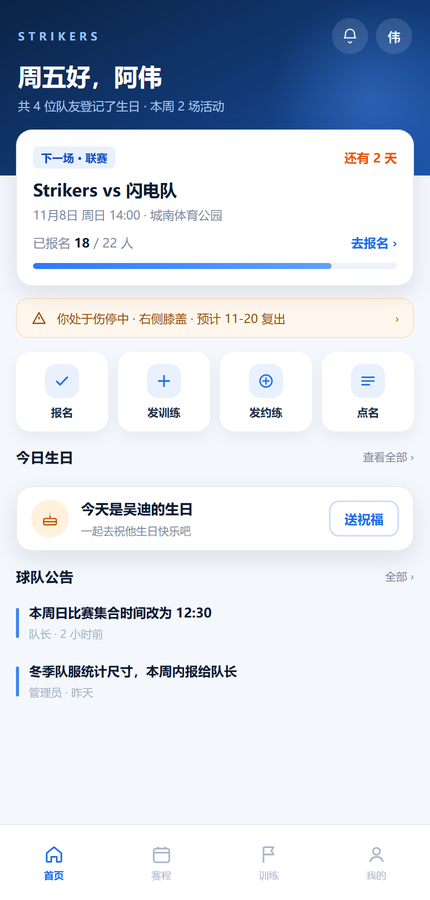
#> input picture prototype/out/screen_home.png, 430 x 900 px, given in place of raw_home.png, which was not available
$ python build_board.py
#> lines starting #> are read from the running program, lines starting #| are printed output that depends on the picture
# 把 shot.ps1 产出的 raw_*.png 裁成 430×900，并拼成一张总览图
from PIL import Image, ImageDraw, ImageFont
import os

ROOT = os.path.dirname(os.path.abspath(__file__))
OUT = os.path.join(ROOT, 'out')
W, H = 430, 900

SHOTS = [
    ('home', '首页'), ('schedule', '赛程'), ('training', '训练详情'), ('import', '接龙导入'),
    ('rollcall', '点名台'), ('match', '比赛报名'), ('me', '我的'), ('injury', '伤病档案'),
]

def font(size):
#> called with size = 17
    for f in (r'C:\Windows\Fonts\msyhbd.ttc', r'C:\Windows\Fonts\msyh.ttc', r'C:\Windows\Fonts\simhei.ttf'):
        if os.path.exists(f):
            try:
                return ImageFont.truetype(f, size)
            except Exception:
                pass
    return ImageFont.load_default()

f_label = font(17)
f_head = font(26)
f_sub = font(14)

imgs = {}
for key, label in SHOTS:
    p = os.path.join(OUT, 'raw_%s.png' % key)
    im = Image.open(p).convert('RGB').crop((0, 0, W * 2, H * 2)).resize((W, H), Image.LANCZOS)
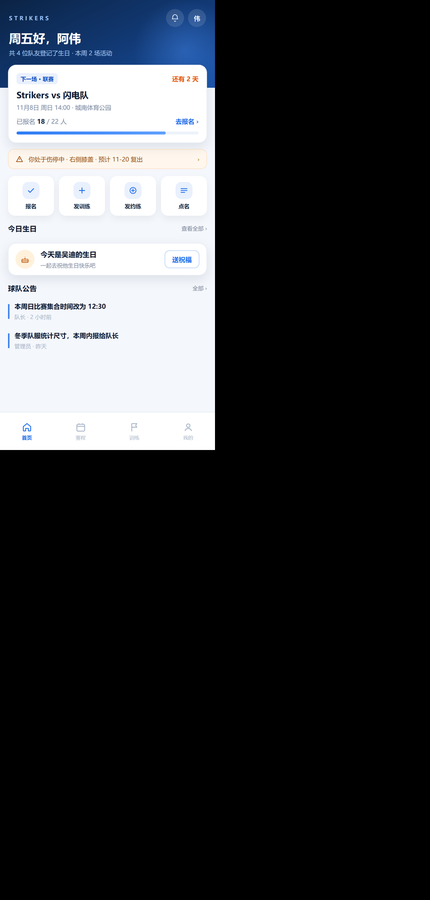
#> im: PIL image 430x900 RGB; mean R, G, B 52.4, 54.2, 57.1
    im.save(os.path.join(OUT, 'screen_%s.png' % key))
    imgs[key] = im
#> pass 2 of the loop `for key, label in SHOTS:`:
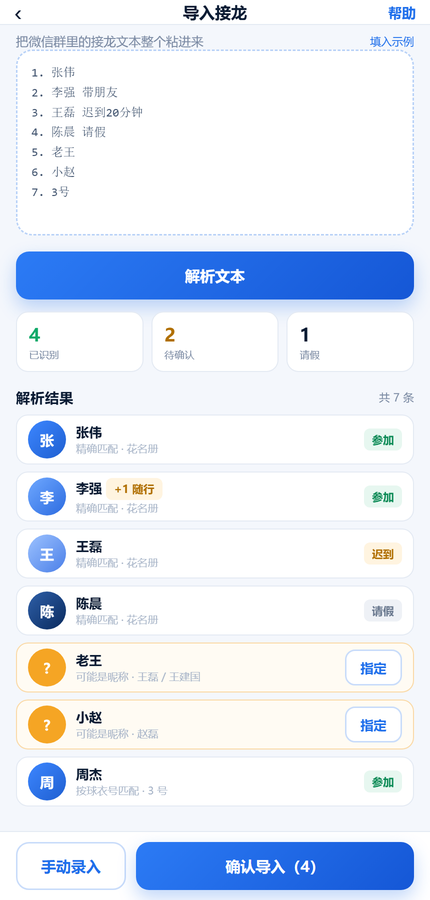
#> input picture prototype/out/screen_import.png, 430 x 900 px, given in place of raw_schedule.png, which was not available
#> `im = Image.open(p).convert('RGB').crop((0, 0, W * 2, H * 2)).resize((W..`:
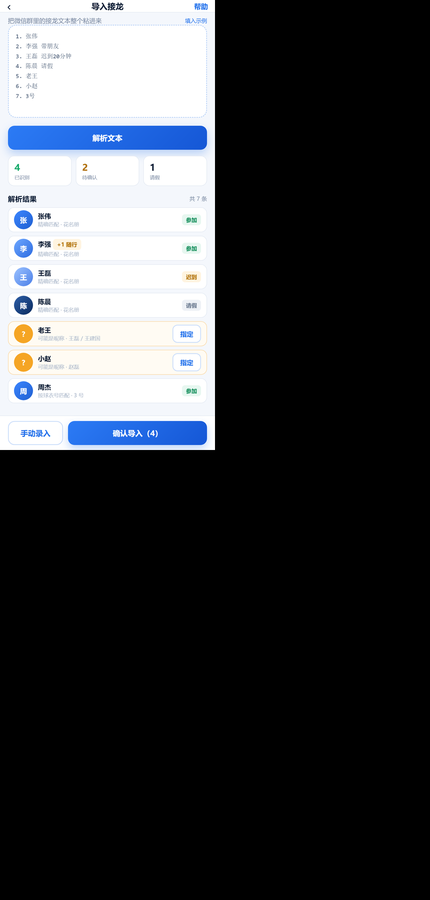
#> im: PIL image 430x900 RGB; mean R, G, B 56.6, 58.5, 61.5
#> (the run stopped early here; a loop or call above may not have finished)
